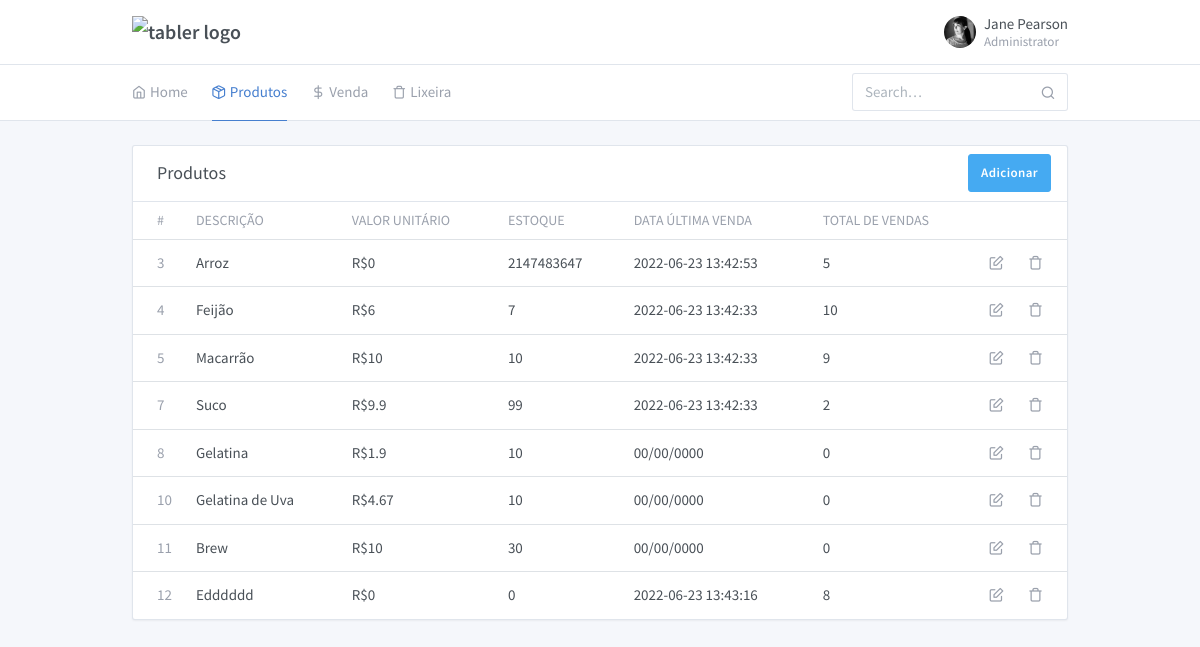
The page /projeto/produtos.php on the database as committed earlier.
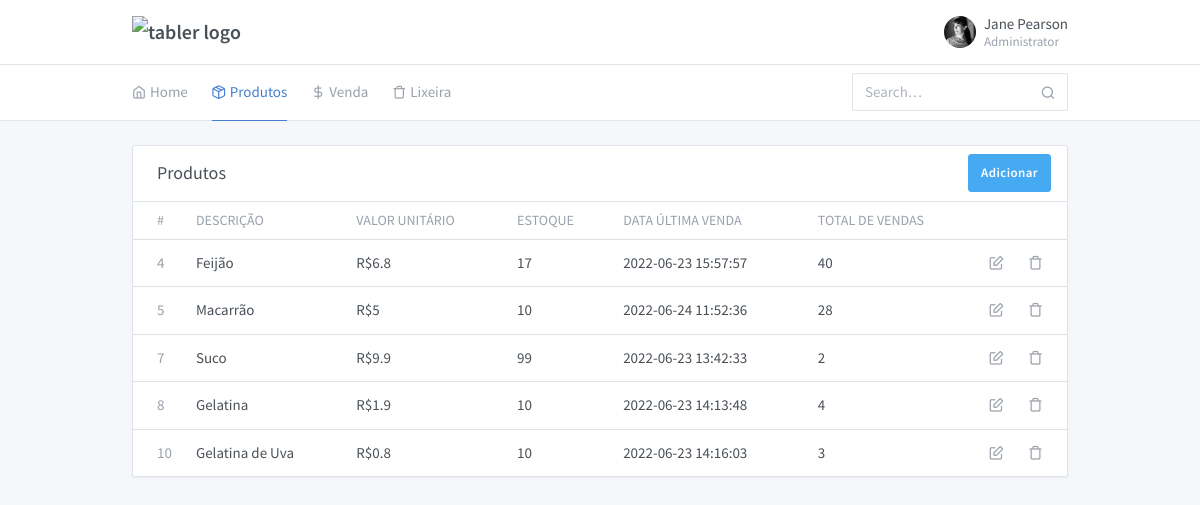
The same page on the database as committed later.
### tables this page shows
CREATE TABLE `produto` (
  `pro_id` int(11) NOT NULL,
  `pro_desc` varchar(150) NOT NULL,
  `pro_vlrunt` decimal(10,2) NOT NULL,
  `pro_qtdestoque` int(11) NOT NULL,
  `pro_codbarras` varchar(13) NOT NULL,
  `pro_ativo` varchar(1) NOT NULL
);

### projeto/produto/listaTodos.php (called while the page is built, shortened)
<?php
require_once '../projeto/produto/Produto.php';
function listAllProdutos($termobusca = null){
    $obj = new Produto();
    $produtos = is_null($termobusca) ? $obj->listAll() : $obj->listAllBySearchTerm($termobusca);
    return $produtos;
}

### projeto/produto/Produto.php (called while the page is built, shortened)
<?php
require_once '../Conexao.php';
class Produto
{
    private $id;
    private $desc;
    private $vlrunt;
    private $qtdestoque;
    private $data_venda;
    private $total_vendas;
    function __construct($id = null, $desc = null, $vlrunt = null, $qtdestoque = null, $codbarras = null, $ativo = 'S')
    {
        $this->id = $this->setId($id);
        $this->desc = $this->setDescricao($desc);
        $this->vlrunt = $this->setValorUnitario($vlrunt);
        $this->qtdestoque = $this->setQuantidadeEstoque($qtdestoque);
    }
    public function getId()
    {
        return (int) $this->id;
    }
    private function setId($id)
    {
        $this->id = $id;
    }
    public function getDescricao()
    {
        return $this->desc;
    }
    public function setDescricao($desc)
    {
        $this->desc = $desc;
    }
    public function getValorUnitario()
    {
        return (float)$this->vlrunt;
    }
    public function setValorUnitario($vlrunt)
    {
        $this->vlrunt = $vlrunt;
    }
    public function getQuantidadeEstoque()
    {
        return (int) $this->qtdestoque;
    }
    private function setQuantidadeEstoque($qtdestoque)
    {
        $this->qtdestoque = $qtdestoque;
    }
    public function getDataVenda()
    {
        return isset($this->data_venda) ? $this->data_venda : "00/00/0000";
    }
    private function setDataVenda($data_venda)
    {
        $this->data_venda = $data_venda;
    }
    public function getTotalVendas()
    {
        return isset($this->total_vendas) ? $this->total_vendas : 0;
    }
    private function setTotalVendas($total_vendas)
    {
        $this->total_vendas = $total_vendas;
    }
    public function listAll()
    {
        $conn = new Conexao();
        $conn->setConexao();
        $conn->query("SELECT
                    p.pro_id,
                    p.pro_desc,
                    p.pro_vlrunt,
                    p.pro_qtdestoque,
                    p.pro_codbarras,
                    p.pro_ativo,
                    MAX(v.ven_data) as ultima_venda,
                    SUM(v.ven_qtd) as total_vendas
        FROM produto p
        LEFT JOIN venda v on
            p.pro_id = v.pro_id
            where p.pro_ativo = 'S'
         GROUP BY p.pro_id");
        $retorno = [];
        if ($conn->getQuery()) {
            foreach ($conn->getArrayResults() as $linha) {
                $produto = new Produto();
                $produto->setId($linha['pro_id']);
                $produto->setDescricao($linha['pro_desc']);
                $produto->setValorUnitario($linha['pro_vlrunt']);
                $produto->setQuantidadeEstoque($linha['pro_qtdestoque']);
                $produto->setCodigoBarras($linha['pro_codbarras']);
                $produto->setProdutoAtivo($linha['pro_ativo']);
                $produto->setDataVenda($linha['ultima_venda']);
                $produto->setTotalVendas($linha['total_vendas']);
                $retorno[] = $produto;
            }
        }
        return $retorno;
    }
}

### Conexao.php (called while the page is built, shortened)
<?php
class Conexao {
  private $nome;
  private $host;
  private $usuario;
  private $senha;
  private $conexao;
  private $query;
  function __construct($sNome = 'avaliacao', $sHost = 'localhost', $sUsuario = 'root', $sSenha = '') {
    $this->nome    = $sNome;
    $this->host    = $sHost;
    $this->usuario = $sUsuario;
    $this->senha   = $sSenha;
  }
  public function setConexao() {
    if(!empty($this->host) && !empty($this->usuario)) {
      if (@$this->conexao = mysqli_connect($this->host, $this->usuario, $this->senha)) {
        mysqli_select_db($this->conexao, $this->nome);
        mysqli_query($this->conexao, 'SET character_set_connection=utf8');
        mysqli_query($this->conexao, 'SET character_set_client=utf8');
        mysqli_query($this->conexao, 'SET character_set_results=utf8');
        $nOffset = -10800;
        $this->timeZone = sprintf('Etc/GMT+%s', ($nOffset / 3600 * -1));
      } else {
        echo 'Nosso banco de dados não está respondendo à solicitação de acesso, já estamos verificando. Por favor aguarde!';
      }
    } else {
      echo 'not working';
    }
  }
  public function query($sSql, $bReturn = false) {
    if($rQry = mysqli_query($this->conexao, $sSql)) {
      if($bReturn) {
        return $rQry;
      } else {
        $this->query = $rQry;
      }
    }
  }
  public function getQuery() {
    return $this->query;
  }
  public function getArrayResults() {
    $aReturn = [];
    while ($aDados = mysqli_fetch_array($this->query, MYSQLI_ASSOC)) {
      $aReturn[] = $aDados;
    }
    return $aReturn;
  }
}

### projeto/produtos.php (the view, shortened to what the changed rows need)
<?php
require_once '../projeto/produto/listaTodos.php';
$termobusca = isset($_GET['termobusca']) ? $_GET['termobusca']: null;
$list_produtos = listAllProdutos($termobusca);
$produtos = isset($list_produtos) ? $list_produtos : [];
?>
<!doctype html>
<html lang="en" dir="ltr">
<head>
  <link rel="stylesheet" href="https://maxcdn.bootstrapcdn.com/font-awesome/4.7.0/css/font-awesome.min.css">
  <link href="./assets/css/dashboard.css" rel="stylesheet" />
  <link href="./assets/plugins/charts-c3/plugin.css" rel="stylesheet" />
  <link href="./assets/plugins/maps-google/plugin.css" rel="stylesheet" />
</head>
<body class="">
  <div class="page">
    <div class="page-main">
      <div class="my-3 my-md-5">
        <div class="container">
          <div class="row row-cards row-deck">
            <div class="col-12">
              <div class="card">
                <div class="table-responsive">
                  <table class="table card-table table-vcenter text-nowrap">
                    <thead>
                      <tr>
                        <th class="w-1">#</th>
                        <th>Descrição</th>
                        <th>Valor unitário</th>
                        <th>Estoque</th>
                        <th>Data última venda</th>
                        <th>Total de vendas</th>
                        <th class="w-1"></th>
                        <th class="w-1"></th>
                      </tr>
                    </thead>
                    <tbody>
                      <tr>
                        <?php
                        foreach ($produtos as $produto) {
                          echo '<td><span class="text-muted">' . $produto->getId() . '</span></td>
                              <td>
                                ' . $produto->getDescricao() . '
                              </td>
                              <td>
                                R$' . $produto->getValorUnitario() . '
                              </td>
                              <td>
                                ' . $produto->getQuantidadeEstoque() . '
                              </td>
                              <td>
                               ' . $produto->getDataVenda() . '
                              </td>
                              <td>
                                ' . $produto->getTotalVendas() . '
                              </td>
                              <td>
                                <a class="icon" href="./form-produto-edit.php?id=' . $produto->getId() . '">
                                  <i class="fe fe-edit"></i>
                                </a>
                              </td>
                              <td>
                                <a class="icon" href="./produto/delete.php?id=' . $produto->getId() . '">
                                  <i class="fe fe-trash"></i>
                                </a>
                              </td>
                            </tr>';
                        }
                        ?>
                    </tbody>
                  </table>
                </div>
              </div>
            </div>
          </div>
        </div>
      </div>
    </div>
  </div>
</body>
</html>

Rows that differ between the two databases and show on the page:
removed produto: pro_id "3", pro_desc "Arroz", pro_vlrunt "0", pro_qtdestoque "2147483647", DataVenda "2022-06-23 13:42:53", TotalVendas "5"
no longer on this page (row edited): produto: pro_id "11", pro_desc "Brew", pro_vlrunt "10", pro_qtdestoque "30", DataVenda "00/00/0000", TotalVendas "0"
removed produto: pro_id "12", pro_desc "Edddddd", pro_vlrunt "0", pro_qtdestoque "0", DataVenda "2022-06-23 13:43:16", TotalVendas "8"
changed produto "Feijão": pro_vlrunt "6" → "6.8"; pro_qtdestoque "7" → "17"; DataVenda "2022-06-23 13:42:33" → "2022-06-23 15:57:57"; TotalVendas "10" → "40"
changed produto "Macarrão": pro_vlrunt "10" → "5"; DataVenda "2022-06-23 13:42:33" → "2022-06-24 11:52:36"; TotalVendas "9" → "28"
computed for produto "Gelatina": DataVenda "00/00/0000" → "2022-06-23 14:13:48"; TotalVendas "0" → "4"
changed produto "Gelatina de Uva": pro_vlrunt "4.67" → "0.8"; DataVenda "00/00/0000" → "2022-06-23 14:16:03"; TotalVendas "0" → "3"
